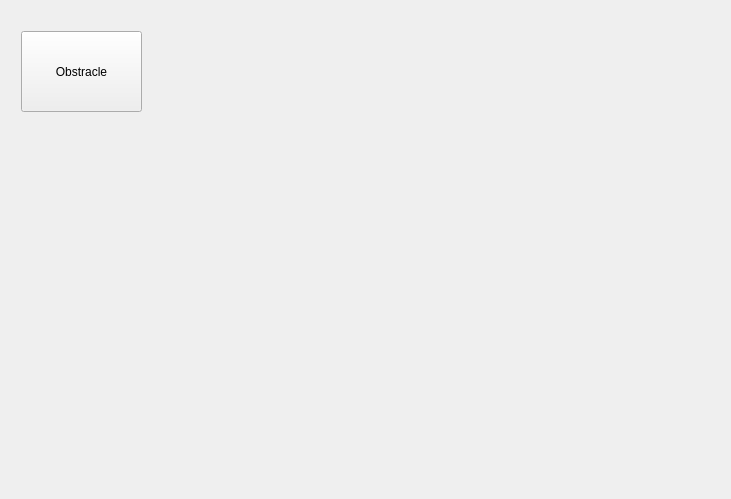
<?xml version="1.0" encoding="UTF-8"?>
<ui version="4.0">
 <class>MainWidget</class>
 <widget class="QWidget" name="MainWidget">
  <property name="geometry">
   <rect>
    <x>0</x>
    <y>0</y>
    <width>731</width>
    <height>499</height>
   </rect>
  </property>
  <property name="windowTitle">
   <string>MainWidget</string>
  </property>
  <layout class="QGridLayout" name="gridLayout">
   <item row="0" column="0">
    <widget class="QStackedWidget" name="stackedWidget">
     <property name="currentIndex">
      <number>0</number>
     </property>
     <widget class="QWidget" name="menuPage">
      <widget class="QPushButton" name="obstracleButton">
       <property name="geometry">
        <rect>
         <x>10</x>
         <y>20</y>
         <width>121</width>
         <height>81</height>
        </rect>
       </property>
       <property name="text">
        <string>Obstracle</string>
       </property>
      </widget>
     </widget>
    </widget>
   </item>
  </layout>
 </widget>
 <layoutdefault spacing="6" margin="11"/>
 <resources/>
 <connections/>
</ui>
